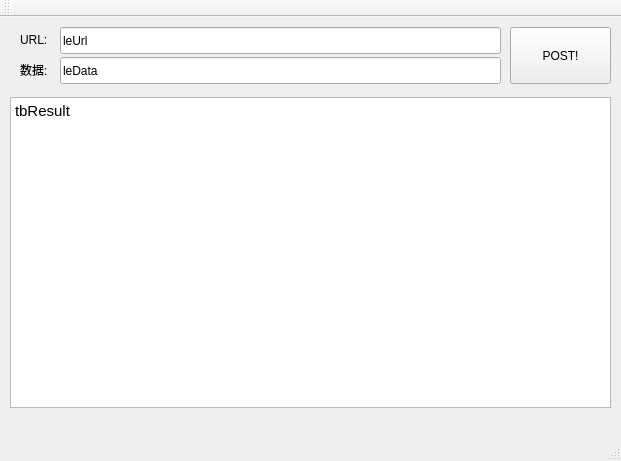
<?xml version="1.0" encoding="UTF-8"?>
<ui version="4.0">
 <class>MainWindow</class>
 <widget class="QMainWindow" name="MainWindow">
  <property name="geometry">
   <rect>
    <x>0</x>
    <y>0</y>
    <width>621</width>
    <height>461</height>
   </rect>
  </property>
  <property name="windowTitle">
   <string>随意POST</string>
  </property>
  <widget class="QWidget" name="centralWidget">
   <widget class="QLabel" name="label">
    <property name="geometry">
     <rect>
      <x>20</x>
      <y>13</y>
      <width>31</width>
      <height>20</height>
     </rect>
    </property>
    <property name="text">
     <string>URL:</string>
    </property>
   </widget>
   <widget class="QLabel" name="label_2">
    <property name="geometry">
     <rect>
      <x>20</x>
      <y>44</y>
      <width>41</width>
      <height>17</height>
     </rect>
    </property>
    <property name="text">
     <string>数据:</string>
    </property>
   </widget>
   <widget class="QLineEdit" name="leUrl">
    <property name="geometry">
     <rect>
      <x>60</x>
      <y>10</y>
      <width>441</width>
      <height>27</height>
     </rect>
    </property>
    <property name="text">
     <string>leUrl</string>
    </property>
   </widget>
   <widget class="QLineEdit" name="leData">
    <property name="geometry">
     <rect>
      <x>60</x>
      <y>40</y>
      <width>441</width>
      <height>27</height>
     </rect>
    </property>
    <property name="text">
     <string>leData</string>
    </property>
   </widget>
   <widget class="QPushButton" name="btnPost">
    <property name="geometry">
     <rect>
      <x>510</x>
      <y>10</y>
      <width>101</width>
      <height>57</height>
     </rect>
    </property>
    <property name="text">
     <string>POST!</string>
    </property>
   </widget>
   <widget class="QTextBrowser" name="tbResult">
    <property name="geometry">
     <rect>
      <x>10</x>
      <y>80</y>
      <width>601</width>
      <height>311</height>
     </rect>
    </property>
    <property name="documentTitle">
     <string/>
    </property>
    <property name="html">
     <string>&lt;!DOCTYPE HTML PUBLIC &quot;-//W3C//DTD HTML 4.0//EN&quot; &quot;http://www.w3.org/TR/REC-html40/strict.dtd&quot;&gt;
&lt;html&gt;&lt;head&gt;&lt;meta name=&quot;qrichtext&quot; content=&quot;1&quot; /&gt;&lt;style type=&quot;text/css&quot;&gt;
p, li { white-space: pre-wrap; }
&lt;/style&gt;&lt;/head&gt;&lt;body style=&quot; font-family:'Ubuntu'; font-size:11pt; font-weight:400; font-style:normal;&quot;&gt;
&lt;p style=&quot; margin-top:0px; margin-bottom:0px; margin-left:0px; margin-right:0px; -qt-block-indent:0; text-indent:0px;&quot;&gt;tbResult&lt;/p&gt;&lt;/body&gt;&lt;/html&gt;</string>
    </property>
   </widget>
  </widget>
  <widget class="QMenuBar" name="menuBar">
   <property name="geometry">
    <rect>
     <x>0</x>
     <y>0</y>
     <width>621</width>
     <height>25</height>
    </rect>
   </property>
  </widget>
  <widget class="QToolBar" name="mainToolBar">
   <attribute name="toolBarArea">
    <enum>TopToolBarArea</enum>
   </attribute>
   <attribute name="toolBarBreak">
    <bool>false</bool>
   </attribute>
  </widget>
  <widget class="QStatusBar" name="statusBar"/>
 </widget>
 <layoutdefault spacing="6" margin="11"/>
 <resources/>
 <connections/>
</ui>
